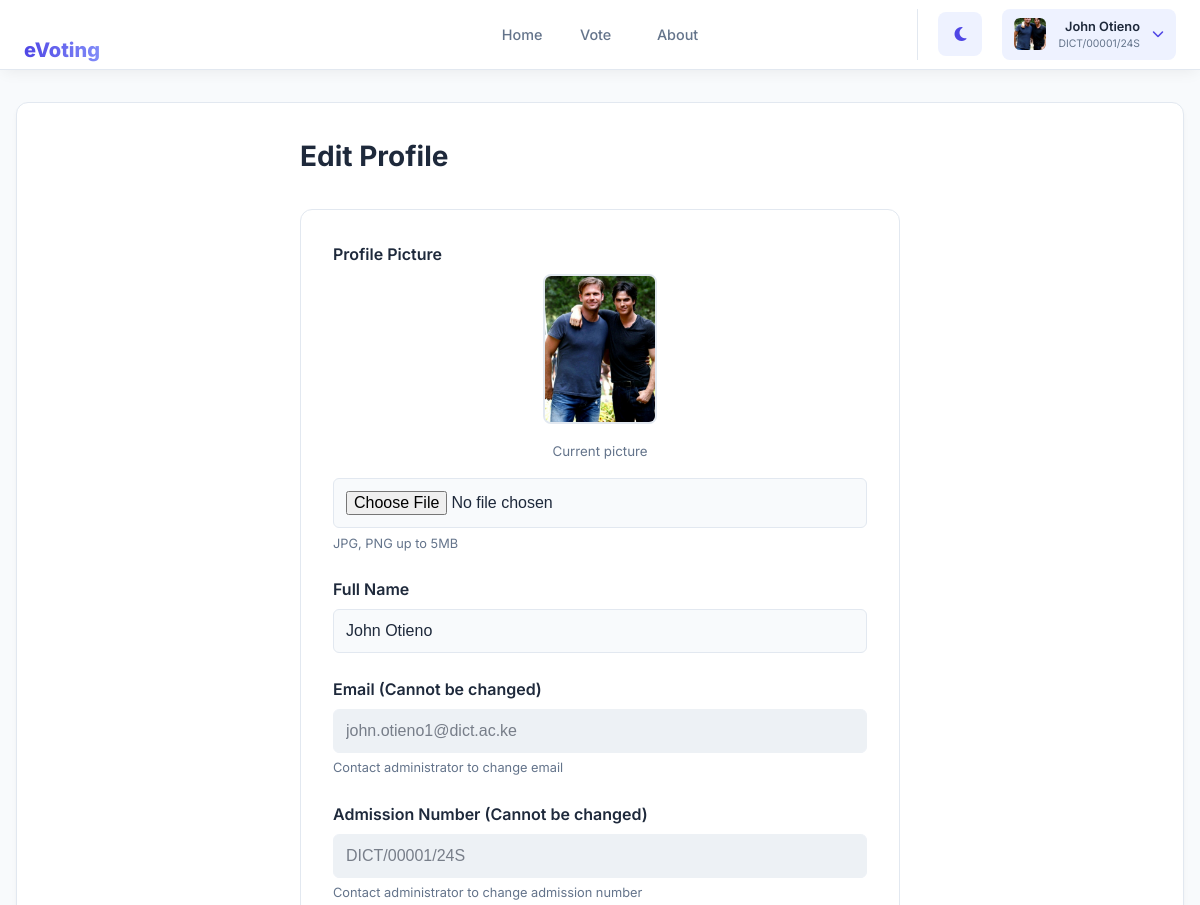
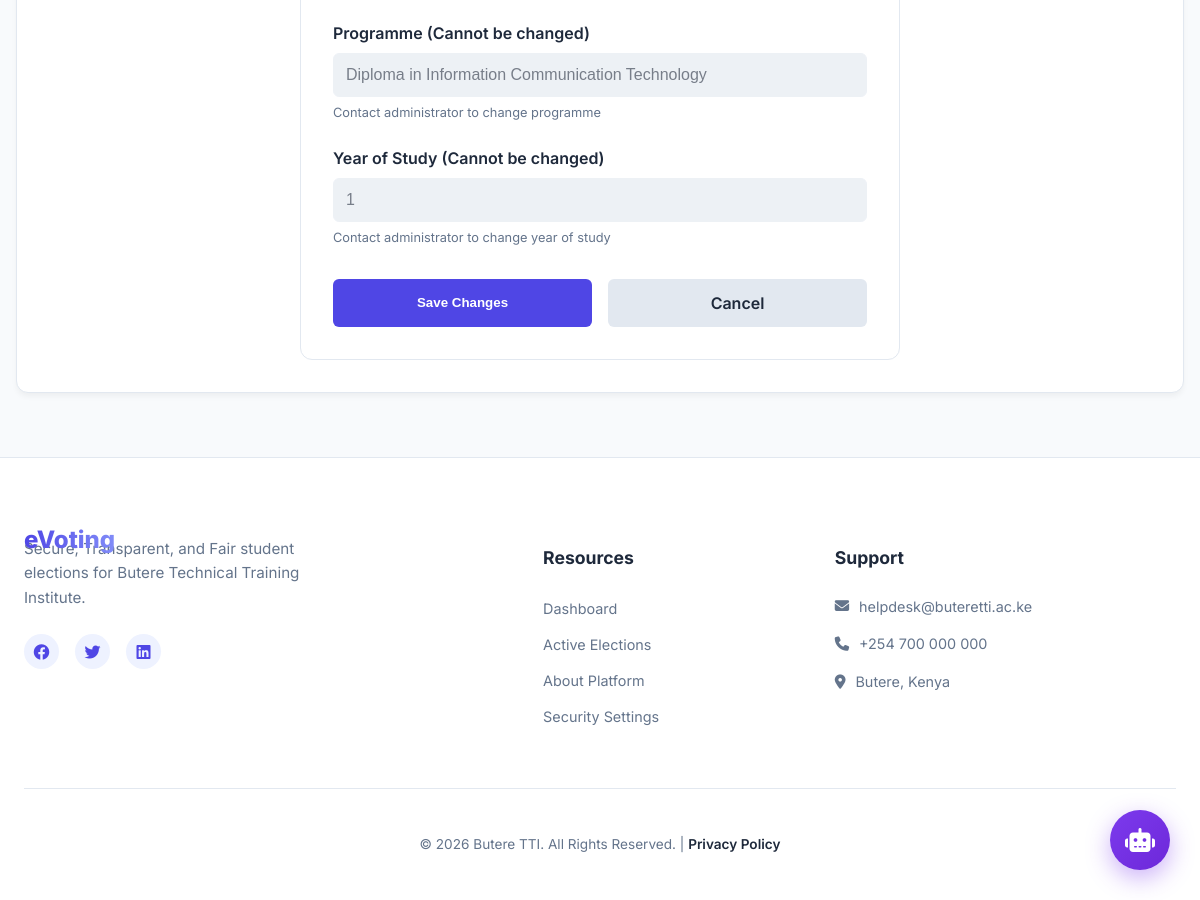
The app's page /student/profile/edit/ (signed in) with its own data (2 pictures, top to bottom).
### core/models.py (models this page shows, shortened)
class User(AbstractUser):
	username = None  # Remove username field
	email = models.EmailField('email address', unique=True, null=True, blank=True)
	admission_number = models.CharField(
		max_length=20,
		unique=True,
		null=True,
		blank=True,
		validators=[
			RegexValidator(
				regex=ADMISSION_NUMBER_REGEX,
				message='Admission number must be in the format PROGRAM/01542/24S',
				code='invalid_admission_number'
			)
		]
	)
	full_name = models.CharField(max_length=255)
	programme = models.CharField(max_length=100, null=True, blank=True)
	year_of_study = models.PositiveIntegerField(null=True, blank=True)
	is_student = models.BooleanField(default=False)
	password_changed = models.BooleanField(default=False)  # Track first login password change
	profile_picture = models.ImageField(upload_to='profile_pictures/%Y/%m/%d/', null=True, blank=True)
	objects = UserManager()
	USERNAME_FIELD = 'email'
	REQUIRED_FIELDS = ['full_name']

### core/views.py (the view, shortened to what this page needs)
# urls.py: path('student/profile/edit/', views.student_profile_edit, name='student_profile_edit'),
@login_required(login_url='student_login')
@require_http_methods(["GET", "POST"])
def student_profile_edit(request):
	user = request.user
	context = {
		'profile_user': user,
	}
	return render(request, 'core/student_profile_edit.html', context)

### core/auth_backend.py (called while the page is built)
    def get_user(self, user_id):
        UserModel = get_user_model()
        try:
            return UserModel.objects.get(pk=user_id)
        except UserModel.DoesNotExist:
            return None

### core/models.py (called while the page is built)
	@classmethod
	def get_status(cls):
		obj, created = cls.objects.get_or_create(pk=1)
		return obj

### core/templates/core/student_profile_edit.html (shortened to what this page needs)
{% extends 'base_student.html' %}
{% block content %}
<div class="edit-profile-container">
    <h1>Edit Profile</h1>
    <form method="post" enctype="multipart/form-data" class="profile-form">
        <div class="form-group">
            <label for="profile_picture">Profile Picture</label>
            {% if profile_user.profile_picture %}
            <div class="current-picture">
                <img src="{{ profile_user.profile_picture.url }}" alt="Current profile picture">
                <p><small>Current picture</small></p>
            </div>
            {% endif %}
            <input type="file" id="profile_picture" name="profile_picture" accept="image/*">
            <small class="help-text">JPG, PNG up to 5MB</small>
        </div>
        <div class="form-group">
            <label for="full_name">Full Name</label>
            <input type="text" id="full_name" name="full_name" value="{{ profile_user.full_name }}" required>
        </div>
        <div class="form-group">
            <label for="email">Email (Cannot be changed)</label>
            <input type="email" id="email" name="email" value="{{ profile_user.email }}" disabled>
            <small class="help-text">Contact administrator to change email</small>
        </div>
        <div class="form-group">
            <label for="admission_number">Admission Number (Cannot be changed)</label>
            <input type="text" id="admission_number" name="admission_number" value="{{ profile_user.admission_number }}"
                disabled>
            <small class="help-text">Contact administrator to change admission number</small>
        </div>
        <div class="form-group">
            <label for="programme">Programme (Cannot be changed)</label>
            <input type="text" id="programme" name="programme" value="{{ profile_user.programme }}" disabled>
            <small class="help-text">Contact administrator to change programme</small>
        </div>
        <div class="form-group">
            <label for="year_of_study">Year of Study (Cannot be changed)</label>
            <input type="number" id="year_of_study" name="year_of_study" value="{{ profile_user.year_of_study }}"
                disabled>
            <small class="help-text">Contact administrator to change year of study</small>
        </div>
        <div class="form-actions">
            <button type="submit" class="btn btn-primary">Save Changes</button>
            <a href="{% url 'student_profile' %}" class="btn btn-secondary">Cancel</a>
        </div>
    </form>
</div>
{% endblock %}

### templates/base_student.html (shortened to what this page needs)
{% load static %}
<!DOCTYPE html>
<html lang="en" data-theme="light">
<head>
    <link rel="stylesheet" href="https://cdnjs.cloudflare.com/ajax/libs/font-awesome/6.4.0/css/all.min.css">
</head>
<body>
    <nav class="navbar-student">
        <div class="navbar-container">
            <a href="{% url 'student_dashboard' %}" style="text-decoration: none;">
                <span class="brand-text">eVoting</span>
            </a>
            <div class="navbar-menu-content" id="nav-menu">
                <ul class="navbar-nav">
                    <li><a href="{% url 'student_dashboard' %}"
                            class="nav-link {% if request.resolver_match.url_name == 'student_dashboard' %}active{% endif %}">Home</a>
                    </li>
                    <li><a href="{% url 'elections_list' %}"
                            class="nav-link  {% if request.resolver_match.url_name == 'elections_list' %}active{% endif %}">Vote</a>
                    </li>
                    <li class="nav-item">
                        <a href="{% url 'about' %}"
                            class="nav-link {% if request.resolver_match.url_name == 'about' %}active{% endif %}">
                            About
                        </a>
                    </li>
                </ul>
                <div class="navbar-actions">
                    <button id="theme-toggle" class="theme-toggle-btn">
                        <i class="fas fa-moon"></i>
                    </button>
                    <div class="student-profile-dropdown">
                        <div class="profile-trigger">
                            <div class="profile-avatar">
                                {% if user.profile_picture %}
                                <img src="{{ user.profile_picture.url }}" alt="Profile picture" class="avatar-image">
                                {% else %}
                                {% if user.full_name %}
                                {{ user.full_name|first|upper }}
                                {% else %}
                                {{ user.username|first|upper }}
                                {% endif %}
                                {% endif %}
                            </div>
                            <div class="profile-info">
                                <span class="profile-name">{{ user.full_name|default:user.username }}</span>
                                <span class="profile-admission">{{ user.admission_number }}</span>
                            </div>
                            <i class="fas fa-chevron-down"></i>
                        </div>
                    </div>
                </div>
            </div>
        </div>
    </nav>
    <main class="portal-container">
        <div class="main-card">
            {% block content %}{% endblock %}
        </div>
    </main>
    <footer class="portal-footer">
        <div class="footer-container">
            <div class="footer-grid">
                <div class="footer-brand">
                    <span class="brand-text">eVoting</span>
                    <p class="footer-motto">Secure, Transparent, and Fair student elections for Butere Technical
                        Training Institute.</p>
                    <div class="social-links">
                        <a href="#"><i class="fab fa-facebook"></i></a>
                        <a href="#"><i class="fab fa-twitter"></i></a>
                        <a href="#"><i class="fab fa-linkedin"></i></a>
                    </div>
                </div>
                <div class="footer-links">
                    <h4>Resources</h4>
                    <ul>
                        <li><a href="{% url 'student_dashboard' %}">Dashboard</a></li>
                        <li><a href="{% url 'elections_list' %}">Active Elections</a></li>
                        <li><a href="{% url 'about' %}">About Platform</a></li>
                        <li><a href="{% url 'change_password' %}">Security Settings</a></li>
                    </ul>
                </div>
                <div class="footer-contact">
                    <h4>Support</h4>
                    <p><i class="fas fa-envelope"></i> helpdesk@buteretti.ac.ke</p>
                    <p><i class="fas fa-phone"></i> +254 700 000 000</p>
                    <p><i class="fas fa-map-marker-alt"></i> Butere, Kenya</p>
                </div>
            </div>
            <div class="footer-bottom">
                <p>&copy; 2026 Butere TTI. All Rights Reserved. | <a href="#">Privacy Policy</a></p>
            </div>
        </div>
    </footer>
    {% include 'includes/floating_chatbot.html' %}
</body>
</html>

### core/templates/core/student_profile_edit.html (style rules this page uses)
.edit-profile-container { max-width: 600px; margin: 0 auto; color: var(--text-main); }
.edit-profile-container h1 { margin-top: 0; margin-bottom: 2rem; font-size: 1.75rem; font-weight: 700; }
.profile-form { background: var(--card-bg); padding: 2rem; border-radius: 12px; border: 1px solid var(--border-color); }
.current-picture { margin-bottom: 1rem; text-align: center; }
.current-picture img { max-width: 150px; height: 150px; object-fit: cover; border-radius: 8px; border: 2px solid var(--border-color); }
.current-picture p { margin: 0.5rem 0 0 0; color: var(--text-muted); }
.form-group { margin-bottom: 1.5rem; }
.form-group label { display: block; margin-bottom: 0.5rem; font-weight: 600; color: var(--text-main); }
.form-group input { width: 100%; padding: 0.75rem; border: 1px solid var(--border-color); border-radius: 6px; font-size: 1rem; background: var(--bg-body); color: var(--text-main); transition: 0.2s; box-sizing: border-box; }
.form-group input:disabled { opacity: 0.6; cursor: not-allowed; background: var(--border-color); }
.help-text { display: block; margin-top: 0.35rem; font-size: 0.8rem; color: var(--text-muted); }
.form-actions { display: flex; gap: 1rem; margin-top: 2rem; }
.btn { flex: 1; padding: 0.75rem 1.5rem; border-radius: 6px; text-decoration: none; font-weight: 600; cursor: pointer; border: none; transition: 0.2s; display: inline-block; text-align: center; }
.btn-primary { background: var(--primary); color: white; }
.btn-secondary { background: var(--border-color); color: var(--text-main); }

### records on screen
User: profile_picture (picture), full_name "John Otieno", admission_number "DICT/00001/24S", email "john.otieno1@dict.ac.ke", programme "Diploma in Information Communication Technology", year_of_study "1"
